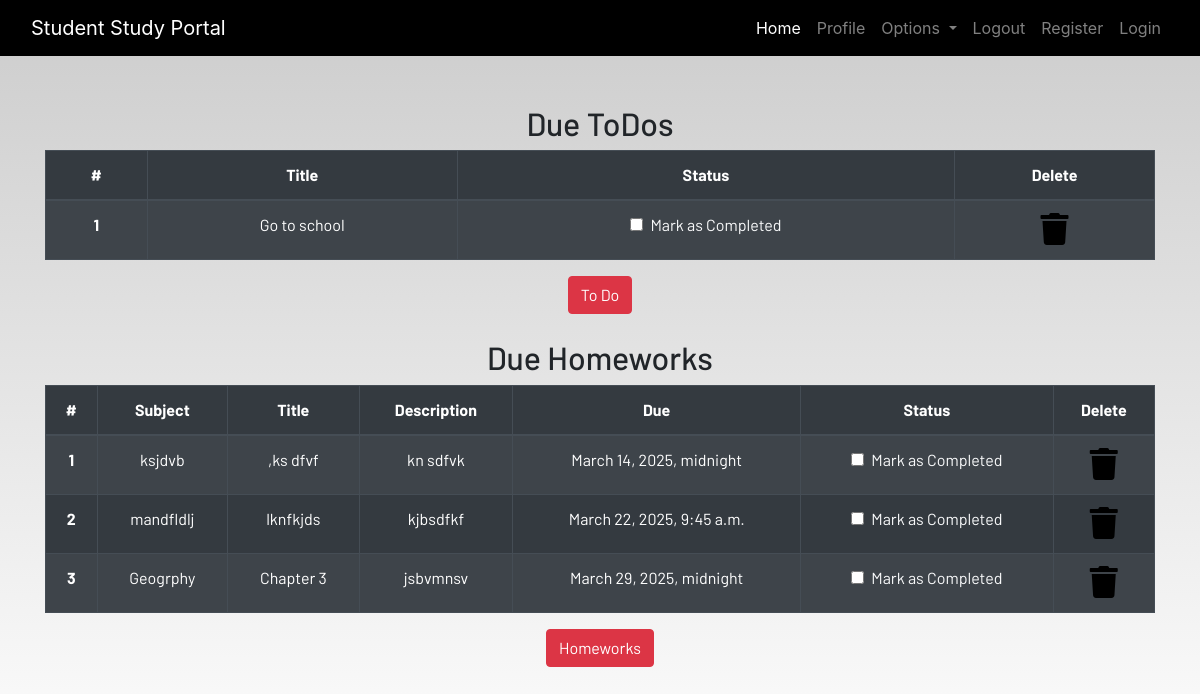
/profile/ (signed in), run on the app's committed database.
### dashboard/models.py (models this page shows, shortened)
class Todo(models.Model):
    user = models.ForeignKey(User, on_delete=models.CASCADE)
    title = models.CharField(max_length=200)
    is_finished = models.BooleanField(default=False)

class Homework(models.Model):
    user = models.ForeignKey(User, on_delete=models.CASCADE)
    subject = models.CharField(max_length=50)
    title = models.CharField(max_length=100)
    description = models.TextField()
    due = models.DateTimeField()
    is_finished = models.BooleanField(default=False)

### dashboard/views.py (the view)
# urls.py: path('profile/', dash_view.profile, name='profile'),
def profile(request):
    homeworks = Homework.objects.filter(is_finished=False, user=request.user)
    todos = Todo.objects.filter(is_finished=False, user=request.user)
    if len(homeworks) == 0:
        homework_done = True
    else:
        homework_done = False
    if len(todos) == 0:
        todos_done = True
    else:
        todos_done = False
    context = {
        'homeworks': homeworks,
        'todos': todos,
        'homework_done': homework_done,
        'todos_done': todos_done
    }
    return render(request, 'dashboard/profile.html',context)

### dashboard/templates/dashboard/profile.html
{% extends 'dashboard/base.html' %}
{% load static %}
{% load crispy_forms_tags%}
{% block content %}
<section class="text-center">
    <div class="container">
        {%if not todos_done%}
        <h2>Due ToDos</h2>
        <table class="table table-striped table-bordered table-hover table-dark">
            <thead>
                <tr>
                    <th scope="col">#</th>
                    <th scope="col">Title</th>
                    <th scope="col">Status</th>
                    <th scope="col">Delete</th>
                </tr>
            </thead>
            <tbody>
                {% for todo in todos %}
                <tr>
                    <th scope="row">{{ forloop.counter }}</th>
                    <td>{{todo.title}}</td>
                    <td>
                        <a href="{% url 'update-todo' todo.id %}">
                            <div class="form-check">
                                {% if todo.is_finished == True %}
                                <input class="form-check-input" type="checkbox" value="" checked>
                                {%else%}
                                <input class="form-check-input" type="checkbox" value="">
                                {%endif%}
                                <label class="form-check-label text-light" for="flexCheckDefault">
                                    Mark as Completed
                                </label>
                            </div>
                        </a>
                    </td>
                    <td><a href="{% url 'delete-todo' todo.id %}"><i class="fa fa-trash fa-2x"></i></a></td>
                </tr>
                {% endfor %}
            </tbody>
        </table>
    {%else%}
        <h3>All To dos are completed!!!!</h3>
    {%endif%}
        <a href="{% url 'todo' %}" class="btn btn-danger">To Do</a>
        <br><br>
        {%if not homeworks_done%}
        <h2>Due Homeworks</h2>
        <table class="table table-striped table-bordered table-hover table-dark">
            <thead>
                <tr>
                    <th scope="col">#</th>
                    <th scope="col">Subject</th>
                    <th scope="col">Title</th>
                    <th scope="col">Description</th>
                    <th scope="col">Due</th>
                    <th scope="col">Status</th>
                    <th scope="col">Delete</th>
                </tr>
            </thead>
            <tbody>
                {%for homework in homeworks%}
                <tr>
                    <th scope="row">{{ forloop.counter }}</th>
                    <td>{{homework.subject}}</td>
                    <td>{{homework.title}}</td>
                    <td>{{homework.description}}</td>
                    <td>{{homework.due}}</td>
                    <td>
                        <a href="{% url 'update-homework' homework.id %}">
                            <div class="form-check">
                                {% if homework.is_finished == True %}
                                <input class="form-check-input" type="checkbox" value="" checked>
                                {%else%}
                                <input class="form-check-input" type="checkbox" value="">
                                {%endif%}
                                <label class="form-check-label text-light" for="flexCheckDefault">
                                    Mark as Completed
                                </label>
                            </div>
                        </a>
                    </td>
                    <td><a href="{% url 'delete-homework' homework.id %}"><i class="fa fa-trash fa-2x"></i></a></td>
                </tr>
                {%endfor%}
            </tbody>
        </table>
        {%else%}
        <h3>All To homeworks are completed!!!!</h3>
        {%endif%}
        <a href="{% url 'homework' %}" class="btn btn-danger">Homeworks</a>
    </div>
</section>
{% endblock content %}

### static/css/main.css (style rules this page uses)
html { scroll-behavior: smooth; height: 100%; width: 100%; }
a { text-decoration: none !important; color: black; }
html, body { max-width: 100%; overflow-x: hidden; height: 100%; width: 100%; }
body { background: linear-gradient(rgba(0, 0, 0, 0.2), rgba(255, 255, 255, 0.5)); overflow-x: hidden; background-repeat: no-repeat; }
.fa { color: black; }

### data on the page
Todo: title "Go to school"
Homework: subject "ksjdvb", title ",ks dfvf", description "kn sdfvk", due "March 14, 2025, midnight"
Homework: subject "mandfldlj", title "lknfkjds", description "kjbsdfkf", due "March 22, 2025, 9:45 a.m."
Homework: subject "Geogrphy", title "Chapter 3", description "jsbvmnsv", due "March 29, 2025, midnight"
